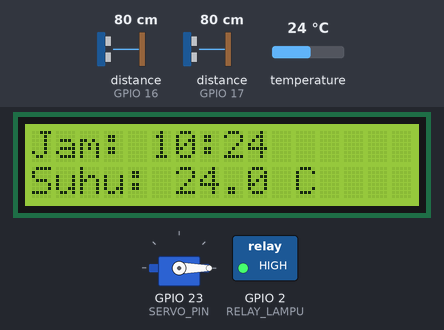
The sketch below on a simulated ESP32. Parts: servo, 16×2 character LCD, switched loads named in the sketch (green lamp = pin HIGH). Wiring (inferred from the names in the program): 2 × ultrasonic range finder: trigger GPIO 4, echo GPIO 16 / trigger GPIO 5, echo GPIO 17. The test bench sets the inputs (shaded band); at power-on: distance to the obstacle (sensors on GPIO 16, GPIO 17) 80 cm, temperature 24 °C. The echo pulse lasts 58.3 µs per cm; WiFi joins after 1.5 s; servers stay silent unless stated; uploads are accepted with an empty reply; the local clock reads 2024-03-15 10:24:30 at power-on unless the sketch sets it; pins used as bus, display or sensor lines are not drawn; what the sketch prints to the serial monitor is not drawn.

Above: at 5.0 s.
5.1 s: distance to the obstacle (sensor on GPIO 16) set to 2 cm
At 6.8 s:
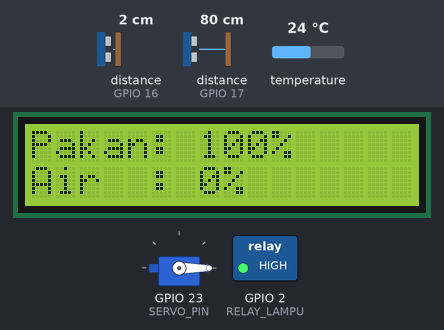
10.2 s: distance to the obstacle (sensor on GPIO 17) set to 2 cm
At 12.7 s:
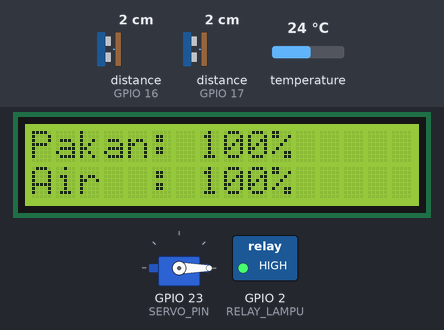
14.8 s: temperature set to 12 °C
At 17.5 s:
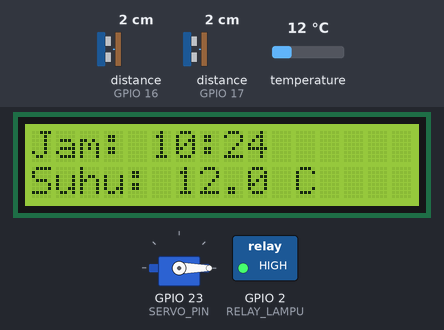
19.3 s: distance to the obstacle (sensor on GPIO 16) set to 4 cm
At 21.1 s:
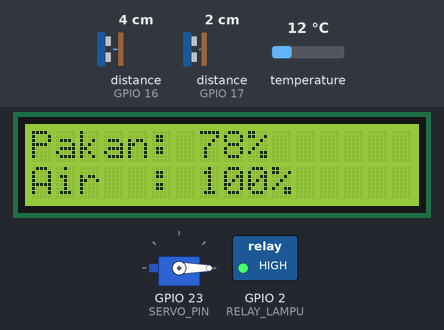
23.8 s: distance to the obstacle (sensor on GPIO 17) set to 4 cm
At 27.9 s:
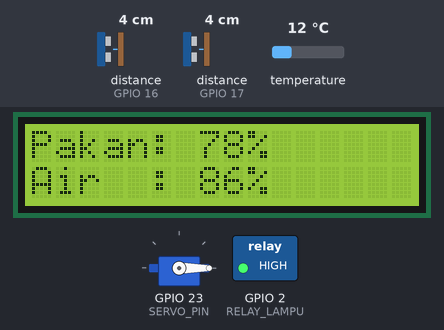
28.9 s: temperature set to 19 °C
At 31.5 s:
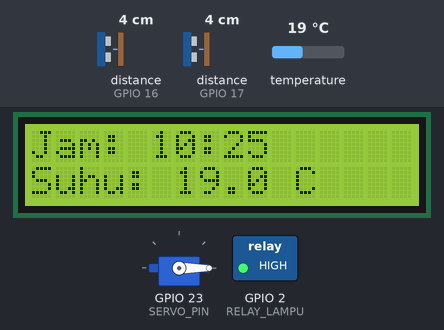
Timing chart, 0 to 33.0 s (numbered marks = the images above; inputs shaded):
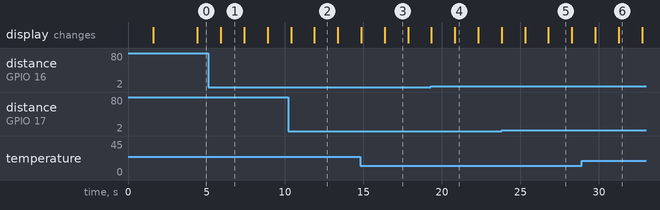

Measured:
- after the input at 5.1 s, the display: changes after 0.81 s (image 1)
- after the input at 10.2 s, the display: first differs from a run without the input after 1.7 s (image 2)
- after the input at 14.8 s, the display: first differs from a run without the input after 1.6 s (image 3)
- after the input at 23.8 s, the display: first differs from a run without the input after 3.0 s (image 5)
- what the display in image 1 shows lasts 1.5 s, from 5.9 s to 7.4 s

The sketch:

aquasync_esp32.ino
```cpp
#include <WiFi.h>
#include <HTTPClient.h>
#include <OneWire.h>
#include <DallasTemperature.h>
#include <ArduinoJson.h>
#include <Wire.h>
#include <LiquidCrystal_I2C.h>
#include "RTClib.h"
#include <ESP32Servo.h>

// ==========================================
// 1. KONFIGURASI WIFI & SERVER FLASK
// ==========================================
const char* ssid = "********";
const char* password = "**********";
const char* serverUrl = "*********"; // <-- Pastikan IP bener
const char* apiToken = "*************";

// ==========================================
// 2. DEKLARASI PIN (100% SESUAI TABEL LU TERBARU)
// ==========================================
#define SDA_PIN 21
#define SCL_PIN 22
#define ONE_WIRE_BUS 19 // <--- SUDAH UPDATE KE D19 (Suhu DS18B20)
#define SERVO_PIN 23    // <-- D23 (Motor Servo)
#define TRIG_PELET 4
#define ECHO_PELET 16
#define TRIG_AIR 5
#define ECHO_AIR 17

// --- UPDATE RELAY LAMPU ---
#define RELAY_LAMPU 2   // <-- Cuma pakai 1 Relay di D2

OneWire oneWire(ONE_WIRE_BUS);
DallasTemperature sensors(&oneWire);
LiquidCrystal_I2C lcd(0x27, 16, 2);
RTC_DS3231 rtc;
Servo servoPakan;

unsigned long lastUpdateLCD = 0;
int lcdPage = 0;
bool isLampuNyala = false; // <-- Variabel penyimpan status lampu saat ini

float bacaJarak(int trigPin, int echoPin) {
  digitalWrite(trigPin, LOW); delayMicroseconds(2);
  digitalWrite(trigPin, HIGH); delayMicroseconds(10);
  digitalWrite(trigPin, LOW);
  long duration = pulseIn(echoPin, HIGH);
  return duration * 0.034 / 2.0;
}

// --- FUNGSI SERVO ---
void beriPakan() {
  Serial.println("MENGELUARKAN PAKAN...");
  servoPakan.write(90); // Muter 90 derajat buat buka katup pakan
  delay(1000);          // Biarin buka selama 1 detik
  servoPakan.write(0);  // Muter balik ke 0 derajat buat nutup katup
}

void setup() {
  Serial.begin(115200);

  pinMode(TRIG_PELET, OUTPUT); pinMode(ECHO_PELET, INPUT);
  pinMode(TRIG_AIR, OUTPUT); pinMode(ECHO_AIR, INPUT);

  // --- SETUP RELAY LAMPU ---
  pinMode(RELAY_LAMPU, OUTPUT);
  digitalWrite(RELAY_LAMPU, HIGH); // Default Mati (Asumsi Relay Active LOW)

  // --- SETUP SERVO ---
  ESP32PWM::allocateTimer(0);
  ESP32PWM::allocateTimer(1);
  ESP32PWM::allocateTimer(2);
  ESP32PWM::allocateTimer(3);
  servoPakan.setPeriodHertz(50);
  servoPakan.attach(SERVO_PIN, 500, 2400);
  servoPakan.write(0); // Posisi awal nutup

  Wire.begin(SDA_PIN, SCL_PIN);
  lcd.init(); lcd.backlight();

  // --- SETUP JAM (RTC) OTOMATIS ---
  if (!rtc.begin()) {
    Serial.println("RTC Tidak Ditemukan!");
  }

  if (rtc.lostPower()) {
    Serial.println("RTC kehilangan daya, menyetel ulang waktu...");
    rtc.adjust(DateTime(F(__DATE__), F(__TIME__)));
  }

  sensors.begin();
  WiFi.begin(ssid, password);

  lcd.setCursor(0, 0); lcd.print("Booting WiFi...");
  while(WiFi.status() != WL_CONNECTED) { delay(500); Serial.print("."); }
  lcd.clear(); lcd.print("WiFi Connected!"); delay(2000);
}

void loop() {
  if(WiFi.status() == WL_CONNECTED){

    sensors.requestTemperatures();
    float suhuCelcius = sensors.getTempCByIndex(0);
    float jPelet = bacaJarak(TRIG_PELET, ECHO_PELET);
    float jAir = bacaJarak(TRIG_AIR, ECHO_AIR);
    int sinyalWiFi = WiFi.RSSI();
    DateTime now = rtc.now();

    int persenPelet = map(jPelet, 1, 10, 100, 0);
    persenPelet = constrain(persenPelet, 0, 100);

    int persenAir = map(jAir, 1, 15, 100, 0);
    persenAir = constrain(persenAir, 0, 100);

    // --- TAMPILAN LCD BERGANTIAN ---
    if (millis() - lastUpdateLCD > 1000) {
      lastUpdateLCD = millis();
      lcd.clear();
      if (lcdPage == 0) {
        lcd.setCursor(0, 0);
        lcd.print("Jam: ");
        if(now.hour() < 10) lcd.print('0');
        lcd.print(now.hour()); lcd.print(":");
        if(now.minute() < 10) lcd.print('0');
        lcd.print(now.minute());

        lcd.setCursor(0, 1);
        lcd.print("Suhu: "); lcd.print(suhuCelcius, 1); lcd.print(" C");
        lcdPage = 1;
      } else {
        lcd.setCursor(0, 0);
        lcd.print("Pakan: "); lcd.print(persenPelet); lcd.print("%");
        lcd.setCursor(0, 1);
        lcd.print("Air  : "); lcd.print(persenAir); lcd.print("%");
        lcdPage = 0;
      }
    }

    // --- KIRIM DAN TERIMA DATA WEB ---
    HTTPClient http;
    http.begin(serverUrl);
    http.addHeader("Content-Type", "application/json");
    http.addHeader("x-api-key", apiToken);

    // (Update size document biar muat lebih banyak data)
    StaticJsonDocument<512> docKirim;
    docKirim["suhu"] = suhuCelcius;
    docKirim["persen_pelet"] = persenPelet;
    docKirim["persen_air"] = persenAir;
    docKirim["sinyal"] = sinyalWiFi;

    // --- NGIRIM LAPORAN STATUS LAMPU SAAT INI KE WEB ---
    docKirim["status_lampu"] = isLampuNyala ? "NYALA" : "MATI";

    String requestBody;
    serializeJson(docKirim, requestBody);

    int httpResponseCode = http.POST(requestBody);

    if (httpResponseCode > 0) {
      String payload = http.getString();
      StaticJsonDocument<512> docTerima;
      deserializeJson(docTerima, payload);

      // --- BACA PERINTAH PAKAN ---
      String perintahPakanWeb = docTerima["perintah_alat"];
      if (perintahPakanWeb == "BERI_PAKAN") {
        beriPakan();
      }

      // --- BACA PERINTAH LAMPU ---
      String perintahLampuWeb = docTerima["perintah_lampu"];
      if (perintahLampuWeb == "NYALAKAN_LAMPU" && !isLampuNyala) {
        isLampuNyala = true;
        digitalWrite(RELAY_LAMPU, LOW); // Relay ON
        Serial.println("💡 LAMPU DINYALAKAN DARI WEB/JADWAL!");
      }
      else if (perintahLampuWeb == "MATIKAN_LAMPU" && isLampuNyala) {
        isLampuNyala = false;
        digitalWrite(RELAY_LAMPU, HIGH); // Relay OFF
        Serial.println("💡 LAMPU DIMATIKAN DARI WEB/JADWAL!");
      }
    }

    http.end();
  } else {
    // --- FITUR FAIL-SAFE RTC (SAAT WIFI MATI) ---
    DateTime now = rtc.now();
    static int menitOfflineTerakhir = -1; // Mencegah pakan tumpah berkali-kali di menit yang sama

    // [KONFIRMASI] Dibungkus timer millis agar LCD tidak kedap-kedip parah tiap 500ms
    if (millis() - lastUpdateLCD > 1000) {
      lastUpdateLCD = millis();
      lcd.clear();
      lcd.setCursor(0, 0);
      lcd.print("WiFi Offline!");
      lcd.setCursor(0, 1);

      // Nampilin jam RTC di LCD biar keliatan alat masih hidup
      lcd.print("Jam RTC: ");
      if(now.hour() < 10) lcd.print('0');
      lcd.print(now.hour());
      lcd.print(":");
      if(now.minute() < 10) lcd.print('0');
      lcd.print(now.minute());
    }

    // Jadwal Darurat Darat (08:00 Pagi dan 17:00 Sore)
    if ((now.hour() == 8 && now.minute() == 0) || (now.hour() == 17 && now.minute() == 0)) {
        if (now.minute() != menitOfflineTerakhir) {
            Serial.println("FAIL-SAFE RTC AKTIF: Memberi Pakan Luring!");
            beriPakan(); // Panggil fungsi putar servo
            menitOfflineTerakhir = now.minute();
        }
    }
  }

  delay(500);
}
```
